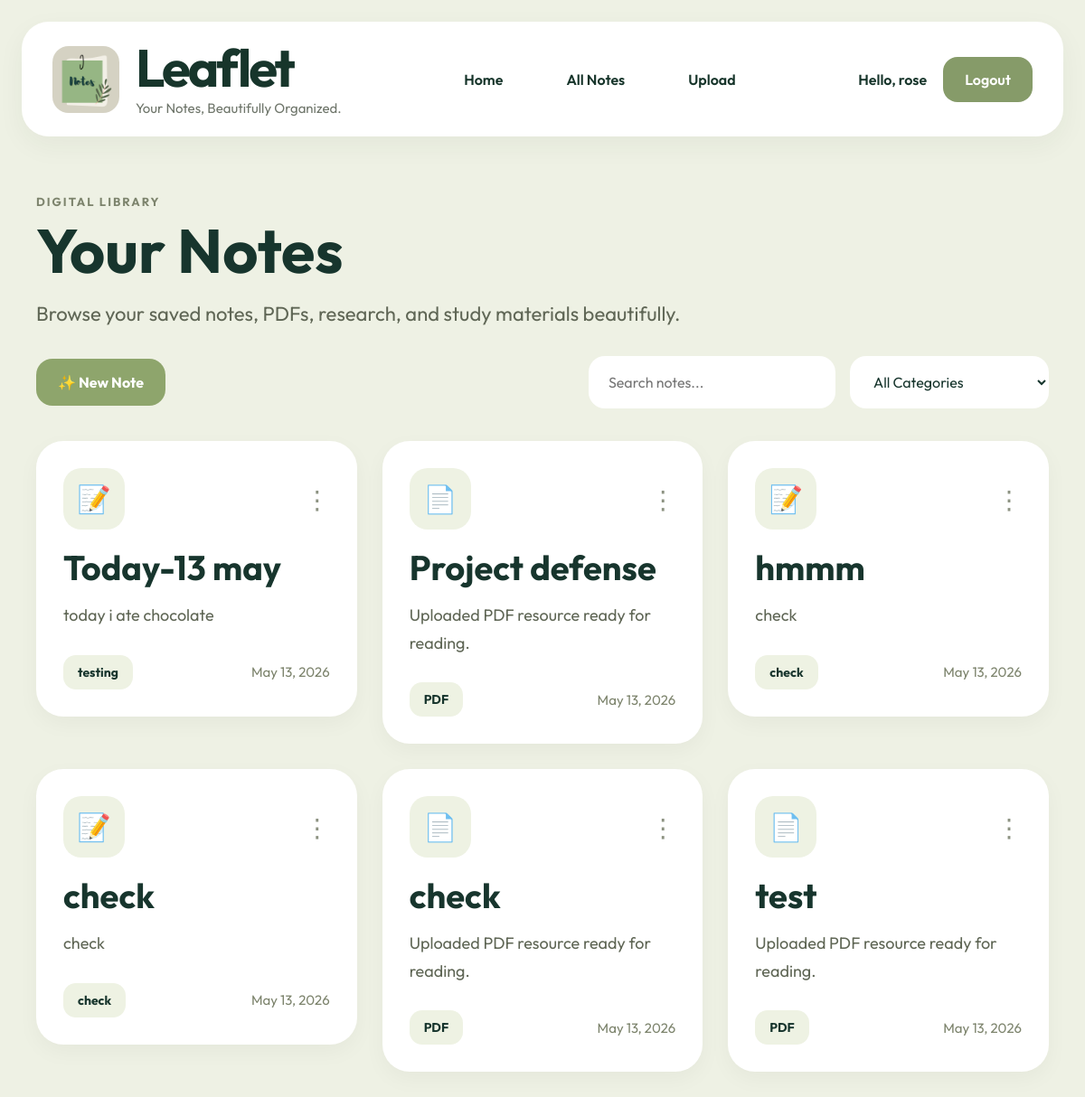
The page /all-notes (signed in) on the database its author committed.
### website/models.py (models this page shows)
class User(db.Model, UserMixin):
    id = db.Column(db.Integer, primary_key=True)
    email = db.Column(db.String(150), unique=True)
    password = db.Column(db.String(150))
    first_name = db.Column(db.String(150))
    notes = db.relationship('Note', order_by='desc(Note.date)')

class Note(db.Model):
    id = db.Column(db.Integer, primary_key=True)
    title = db.Column(db.String(200), default='Untitled note')
    data = db.Column(db.String(10000))
    date = db.Column(db.DateTime(timezone=True), default=func.now())
    category = db.Column(db.String(50), default='General')
    notebook = db.Column(db.String(100), default='My Notes')
    tags = db.Column(db.String(200), default='')
    pinned = db.Column(db.Boolean, default=False)
    file = db.Column(db.String(300))
    user_id = db.Column(db.Integer, db.ForeignKey('user.id'))
    folder_id = db.Column(
    db.Integer,
    db.ForeignKey('folder.id')
)

### website/views.py (the view)
@views.route('/all-notes')
@login_required
def all_notes():
    return render_template(
        "allnotes.html",
        user=current_user,
        notes=current_user.notes
    )

### website/templates/allnotes.html (shortened to what this page needs)
{% extends "base.html" %}
{% block content %}
<div class="notes-page">
  <section class="notes-hero">
    <p class="notes-label">
      DIGITAL LIBRARY
    </p>
    <h1>
      Your Notes
    </h1>
    <p class="notes-subtitle">
      Browse your saved notes, PDFs, research,
      and study materials beautifully.
    </p>
    <div class="notes-toolbar">
      <a
        href="{{ url_for('views.new_note') }}"
        class="new-note-btn"
      >
        ✨ New Note
      </a>
      <div class="notes-filters">
        <input
          type="text"
          placeholder="Search notes..."
        >
        <select>
          <option>
            All Categories
          </option>
        </select>
      </div>
    </div>
  </section>
  <section class="notes-grid">
    {% for note in notes %}
  <a
  href="{{ url_for('views.view_note', note_id=note.id) }}"
  class="note-link"
>
  <article class="note-card">
      <div class="note-top">
        <div class="note-icon">
          {% if note.file %}
            📄
          {% else %}
            📝
          {% endif %}
        </div>
        <button class="note-menu">
          ⋮
        </button>
      </div>
      <h2>
        {{ note.title }}
      </h2>
      <p>
        {% if note.file %}
          Uploaded PDF resource ready for reading.
        {% else %}
          {{ note.data[:120] }}
        {% endif %}
      </p>
      <div class="note-footer">
        <span class="note-badge">
          {% if note.file %}
            PDF
          {% else %}
            {{ note.category }}
          {% endif %}
        </span>
        <span class="note-date">
          {% if note.date %}
            {{ note.date.strftime('%b %d, %Y') }}
          {% endif %}
        </span>
      </div>
    </article>
    </a>
    {% endfor %}
  </section>
</div>
{% endblock %}

### website/templates/base.html (shortened to what this page needs)
<!DOCTYPE html>
<html lang="en">
<head>
  <link
    rel="stylesheet"
    href="{{ url_for('static', filename='app.css') }}"
  >
</head>
<body>
  {% if user.is_authenticated %}
  <nav class="global-navbar">
    <div class="global-left">
      <a
        href="{{ url_for('views.home') }}"
        class="logo-link"
      >
        <img
          src="{{ url_for('static', filename='images/logo.png') }}"
          alt="Leaflet Logo"
        >
        <div class="global-brand">
          <h2>
            Leaflet
          </h2>
          <p>
            Your Notes, Beautifully Organized.
          </p>
        </div>
      </a>
    </div>
    <div class="global-center">
      <a
        href="{{ url_for('views.home') }}"
        class="nav-link"
      >
        Home
      </a>
      <a
        href="{{ url_for('views.all_notes') }}"
        class="nav-link"
      >
        All Notes
      </a>
      <a
        href="{{ url_for('views.upload_pdf') }}"
        class="nav-link"
      >
        Upload
      </a>
    </div>
    <div class="global-right">
      <span class="nav-user">
        Hello, {{ user.first_name }}
      </span>
      <a
        href="{{ url_for('auth.logout') }}"
        class="logout-nav"
      >
        Logout
      </a>
    </div>
  </nav>
  {% endif %}
  <main>
    {% block content %}
    {% endblock %}
  </main>
</body>
</html>

### website/static/app.css (style rules this page uses)
html, body { margin:0; padding:0; width:100%; overflow-x:hidden; }
:root { --bg:#eef1e4; --panel:#ffffff; --soft:#f7f8f2; --border:#e6eadc; --text:#17352b; --muted:#6f766b; --primary:#869b69; --primary-dark:#74895a; --primary-soft:#e6edd7; --shadow: 0 10px 30px rgba(44,56,34,0.05); --radius:28px; }
* { margin:0; padding:0; box-sizing:border-box; }
html, body { min-height:100%; }
body { font-family:'Outfit',sans-serif; background:var(--bg); color:var(--text); }
a { text-decoration:none; color:inherit; }
img { max-width:100%; display:block; }
button, input, textarea, select { font:inherit; }
.global-navbar { width:calc(100% - 48px); margin:24px auto; background:var(--panel); border-radius:30px; padding:22px 34px; display:flex; align-items:center; justify-content:space-between; box-shadow:var(--shadow); position:sticky; top:18px; z-index:999; }
.logo-link { display:flex; align-items:center; gap:18px; }
.logo-link img { width:74px; height:74px; border-radius:18px; object-fit:cover; }
.global-brand h2 { font-size:58px; line-height:1; letter-spacing:-3px; }
.global-brand p { margin-top:6px; font-size:15px; color:var(--muted); }
.global-center { display:flex; align-items:center; gap:18px; }
.nav-link { padding:16px 26px; border-radius:18px; font-weight:600; transition:.25s ease; }
.global-right { display:flex; align-items:center; gap:18px; }
.nav-user { font-weight:600; }
.logout-nav { background:var(--primary); color:white; padding:15px 24px; border-radius:16px; font-weight:600; }
.note-card { background:white; border-radius:34px; padding:50px; }
.notes-page { padding:50px; }
.notes-grid { display:grid; grid-template-columns: repeat(auto-fill,minmax(320px,1fr)); gap:28px; }
.notes-page { padding:40px; }
.notes-hero { margin-bottom:36px; }
.notes-label { font-size:13px; font-weight:700; letter-spacing:2px; color:#7d846d; margin-bottom:12px; }
.notes-hero h1 { font-size:68px; line-height:1; color:#17352d; margin-bottom:18px; }
.notes-subtitle { font-size:22px; color:#5f6655; line-height:1.7; max-width:760px; margin-bottom:28px; }
.notes-toolbar { display:flex; justify-content:space-between; align-items:center; gap:20px; flex-wrap:wrap; }
.new-note-btn { background:#8ea56c; color:white; text-decoration:none; padding:16px 24px; border-radius:18px; font-weight:700; transition:0.3s; }
.notes-filters { display:flex; gap:16px; flex-wrap:wrap; }
.notes-filters input, .notes-filters select { border:none; background:white; padding:18px 22px; border-radius:18px; font-size:16px; font-family:'Outfit', sans-serif; color:#17352d; min-width:220px; outline:none; }
.notes-grid { display:grid; grid-template-columns: repeat(auto-fit, minmax(320px, 1fr)); gap:28px; }
.note-card { background:white; border-radius:30px; padding:30px; transition:0.3s; box-shadow:0 8px 24px rgba(0,0,0,0.04); }
.note-top { display:flex; justify-content:space-between; align-items:center; margin-bottom:22px; }
.note-icon { width:68px; height:68px; border-radius:20px; background:#eef2e3; display:flex; justify-content:center; align-items:center; font-size:30px; }
.note-menu { border:none; background:none; font-size:28px; cursor:pointer; color:#8c9281; }
.note-card h2 { font-size:38px; line-height:1.1; color:#17352d; margin-bottom:16px; }
.note-card p { font-size:18px; line-height:1.7; color:#5f6655; margin-bottom:28px; }
.note-footer { display:flex; justify-content:space-between; align-items:center; flex-wrap:wrap; gap:12px; }
.note-badge { background:#eef2e3; color:#17352d; padding:10px 16px; border-radius:14px; font-size:14px; font-weight:700; }
.note-date { color:#7d846d; font-size:15px; }
.note-link { text-decoration:none; color:inherit; display:block; }

### rows shown on the page
User: first_name "rose"
Note: title "Today-13 may", data "today i ate chocolate", category "testing", date "May 13, 2026"
Note: title "Project defense", shows "Uploaded PDF resource ready for reading.", date "May 13, 2026"
Note: title "hmmm", data "check", category "check", date "May 13, 2026"
Note: title "check", data "check", category "check", date "May 13, 2026"
Note: title "check", shows "Uploaded PDF resource ready for reading.", date "May 13, 2026"
Note: title "test", shows "Uploaded PDF resource ready for reading.", date "May 13, 2026"
